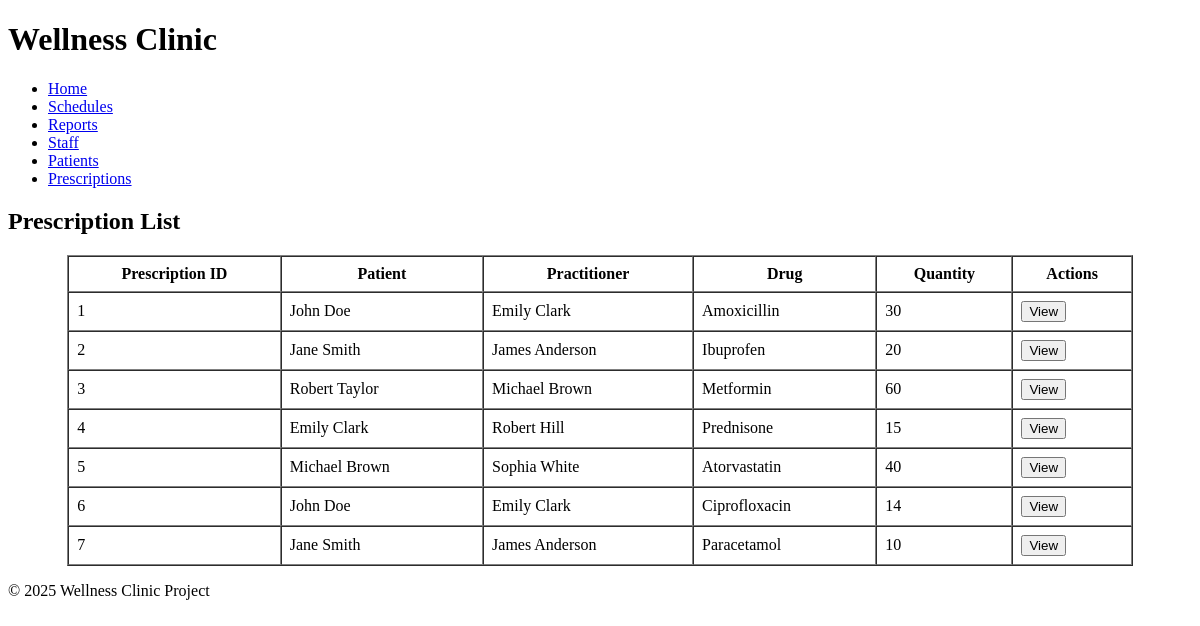
Page /views/prescription.php on the committed database.
### tables this page shows
CREATE TABLE prescription (
    prescription_id INTEGER PRIMARY KEY AUTOINCREMENT,
    patient_id INTEGER NOT NULL,
    practitioner_id INTEGER NOT NULL,
    drug_name TEXT NOT NULL,
    quantity INTEGER NOT NULL,
    refill INTEGER NOT NULL,
    instructions TEXT NOT NULL,
    date_prescribed TEXT NOT NULL DEFAULT CURRENT_DATE,
    FOREIGN KEY (patient_id) REFERENCES patient(patient_id) ON DELETE CASCADE,
    FOREIGN KEY (practitioner_id) REFERENCES practitioners(practitioner_id) ON DELETE CASCADE
);

### includes/db-classes.inc.php (called while the page is built, shortened)
<?php
class DatabaseHelper
{
    public static function runQuery($connection, $sql, $parameters = null)
    {
        try {
            $statement = null;
            if ($parameters !== null) {
                if (!is_array($parameters)) $parameters = [$parameters];
                $statement = $connection->prepare($sql);
                $executedOk = $statement->execute($parameters);
                if (!$executedOk) throw new PDOException;
            } else {
                $statement = $connection->query($sql);
            }
            return $statement;
        } catch (PDOException $e) {
            error_log("Database Error: " . $e->getMessage());
            return null;
        }
    }
}
class PrescriptionDB
{
    private $pdo;
    private static $baseSQL = "SELECT * FROM prescription_view";
    public function __construct($connection)
    {
        $this->pdo = $connection;
    }
    public function getAll()
    {
        $sql = self::$baseSQL;
        $statement = DatabaseHelper::runQuery($this->pdo, $sql, null);
        return $statement->fetchAll();
    }
}

### views/prescription.php (the view, shortened to what this page needs)
<?php
require_once "../includes/db-classes.inc.php";
$conn = DatabaseHelper::createConnection(DBCONNSTRING);
$prescriptionDB = new PrescriptionDB($conn);
try {
    $prescriptions = $prescriptionDB->getAll();
} catch (Exception $e) {
    $message = "<p style='color:red;'>{$e->getMessage()}</p>";
}
function fetchPrescriptions($prescriptions)
{
    return !empty($prescriptions) ? $prescriptions : [];
}
function generatePrescriptionTable($prescriptions)
{
    $output = "<h2>Prescription List</h2>";
    $output .= "<table border='1' cellspacing='0' cellpadding='8' style='margin:auto; width: 90%;'>
        <thead>
            <tr>
                <th>Prescription ID</th>
                <th>Patient</th>
                <th>Practitioner</th>
                <th>Drug</th>
                <th>Quantity</th>
                <th>Actions</th>
            </tr>
        </thead><tbody>";
    if (!empty($prescriptions)) {
        foreach ($prescriptions as $prescription) {
            $output .= "<tr>
                <td>{$prescription['prescription_id']}</td>
                <td>{$prescription['patient_first_name']} {$prescription['patient_last_name']}</td>
                <td>{$prescription['practitioner_first_name']} {$prescription['practitioner_last_name']}</td>
                <td>{$prescription['drug_name']}</td>
                <td>{$prescription['quantity']}</td>
                <td><button onclick=\"openModal({$prescription['prescription_id']})\">View</button></td>
            </tr>";
            $output .= generatePrescriptionModal($prescription);
        }
    } else {
        $output .= "<tr><td colspan='6' style='text-align:center;'>No prescriptions available.</td></tr>";
    }
    $output .= "</tbody></table>";
    return $output;
}
function generatePrescriptionModal($prescription)
{
    $prescriptionId = $prescription['prescription_id'];
    return <<<HTML
    <div id="modal{$prescriptionId}" class="modal">
        <div class="modal-content">
            <span onclick="closeModal({$prescriptionId})" style="cursor:pointer;">&times;</span>
            <h2>Prescription Details</h2>
            <p><strong>Prescription ID:</strong> {$prescription['prescription_id']}</p>
            <p><strong>Patient:</strong> {$prescription['patient_first_name']} {$prescription['patient_last_name']}</p>
            <p><strong>Practitioner:</strong> {$prescription['practitioner_first_name']} {$prescription['practitioner_last_name']}</p>
            <p><strong>Drug Name:</strong> {$prescription['drug_name']}</p>
            <p><strong>Quantity:</strong> {$prescription['quantity']}</p>
            <p><strong>Refill:</strong> {$prescription['refill']}</p>
            <p><strong>Instructions:</strong> {$prescription['instructions']}</p>
            <p><strong>Date Prescribed:</strong> {$prescription['date_prescribed']}</p>
        </div>
    </div>
HTML;
}
?>
<!DOCTYPE html>
<html lang="en">
<head>
    <link rel="stylesheet" href="../styles.css">
</head>
<body>
    <header>
        <h1>Wellness Clinic</h1>
        <nav>
            <ul>
                <li><a href="<?php echo BASE_URL; ?>/index.php">Home</a></li>
                <li><a href="<?php echo BASE_URL; ?>/views/schedule.php">Schedules</a></li>
                <li><a href="<?php echo BASE_URL; ?>/views/reports.php">Reports</a></li>
                <li><a href="<?php echo BASE_URL; ?>/views/staff.php">Staff</a></li>
                <li><a href="<?php echo BASE_URL; ?>/views/patients.php">Patients</a></li>
                <li><a href="<?php echo BASE_URL; ?>/views/prescription.php">Prescriptions</a></li>
            </ul>
        </nav>
    </header>
    <main>
        <?= generatePrescriptionTable(fetchPrescriptions($prescriptions)); ?>
    </main>
    <footer>
        <p>&copy; <?php echo date("Y"); ?> Wellness Clinic Project</p>
    </footer>
</body>
</html>

### rows in the picture
prescription: prescription_id "1", patient_first_name "John", patient_last_name "Doe", practitioner_first_name "Emily", practitioner_last_name "Clark", drug_name "Amoxicillin", quantity "30"
prescription: prescription_id "2", patient_first_name "Jane", patient_last_name "Smith", practitioner_first_name "James", practitioner_last_name "Anderson", drug_name "Ibuprofen", quantity "20"
prescription: prescription_id "3", patient_first_name "Robert", patient_last_name "Taylor", practitioner_first_name "Michael", practitioner_last_name "Brown", drug_name "Metformin", quantity "60"
prescription: prescription_id "4", patient_first_name "Emily", patient_last_name "Clark", practitioner_first_name "Robert", practitioner_last_name "Hill", drug_name "Prednisone", quantity "15"
prescription: prescription_id "5", patient_first_name "Michael", patient_last_name "Brown", practitioner_first_name "Sophia", practitioner_last_name "White", drug_name "Atorvastatin", quantity "40"
prescription: prescription_id "6", patient_first_name "John", patient_last_name "Doe", practitioner_first_name "Emily", practitioner_last_name "Clark", drug_name "Ciprofloxacin", quantity "14"
prescription: prescription_id "7", patient_first_name "Jane", patient_last_name "Smith", practitioner_first_name "James", practitioner_last_name "Anderson", drug_name "Paracetamol", quantity "10"
